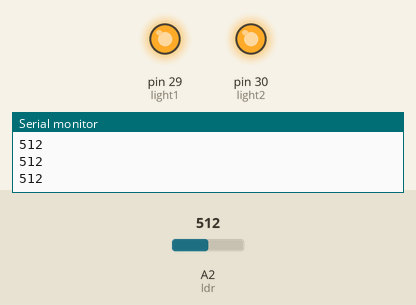
Simulated run of this sketch. Board: Arduino Mega 2560, built with avr-gcc and run on an emulated ATmega2560. Shown: output pins drawn as LEDs (lit = HIGH), the last lines printed to the serial monitor. The inputs (shaded band) are chosen by the test bench; at power-on: A2 (ldr) = 512.

Above: at 1.2 s.
1.3 s: A2 (ldr) set to 87
2.8 s: A2 (ldr) set to 75
At 3.4 s:
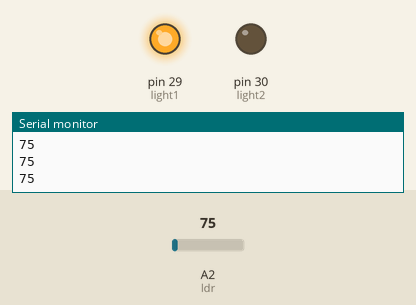
4.3 s: A2 (ldr) set to 54
5.8 s: A2 (ldr) set to 45
At 6.9 s:
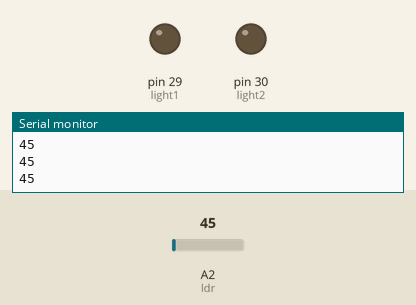
7.3 s: A2 (ldr) set to 90
At 8.2 s:
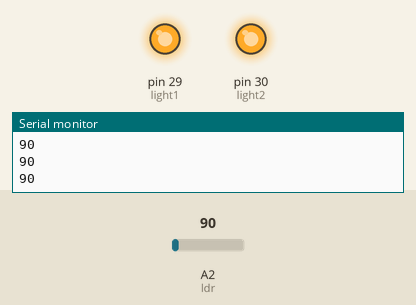
8.8 s: A2 (ldr) set to 70
At 9.1 s:
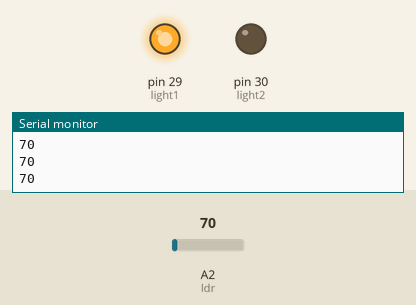
Timing chart, 0 to 11.3 s (numbered marks = the images above; inputs shaded):
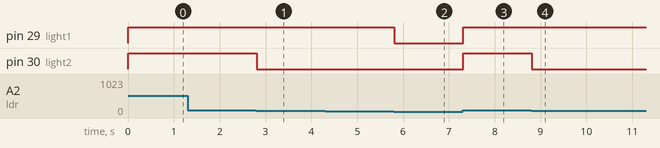

Measured:
- the behaviour switches between 80 and 79 on A2 (ldr) (found by bisection; images 0 and 1)
- the behaviour switches between 50 and 49 on A2 (ldr) (found by bisection; images 1 and 2)
- after the input at 2.8 s, pin 30 (light2): HIGH → LOW at once
- after the input at 5.8 s, pin 29 (light1): HIGH → LOW at once
- after the input at 7.3 s, pin 29 (light1), pin 30 (light2): LOW → HIGH at once
- after the input at 8.8 s, pin 30 (light2): HIGH → LOW at once

The sketch:

LDR.ino
```cpp
#define ldr A2
#define light1 29
#define light2 30
void setup() {
  // put your setup code here, to run once:
  Serial.begin(9600);
  pinMode(ldr, INPUT);
  pinMode(light1,OUTPUT);
  pinMode(light2,OUTPUT);


}

void loop() {
  // put your main code here, to run repeatedly:
  int x=analogRead(ldr);
  Serial.println(x);
  if(x>50 && x<80){
    digitalWrite(light1,HIGH);
    digitalWrite(light2,LOW);
  }
  if(x>80){
    digitalWrite(light2,HIGH);
    digitalWrite(light1,HIGH);
  }
  if(x<50){
    digitalWrite(light2,LOW);
    digitalWrite(light1,LOW);
  }
  Serial.println(x);
  delay(10);

}
```
